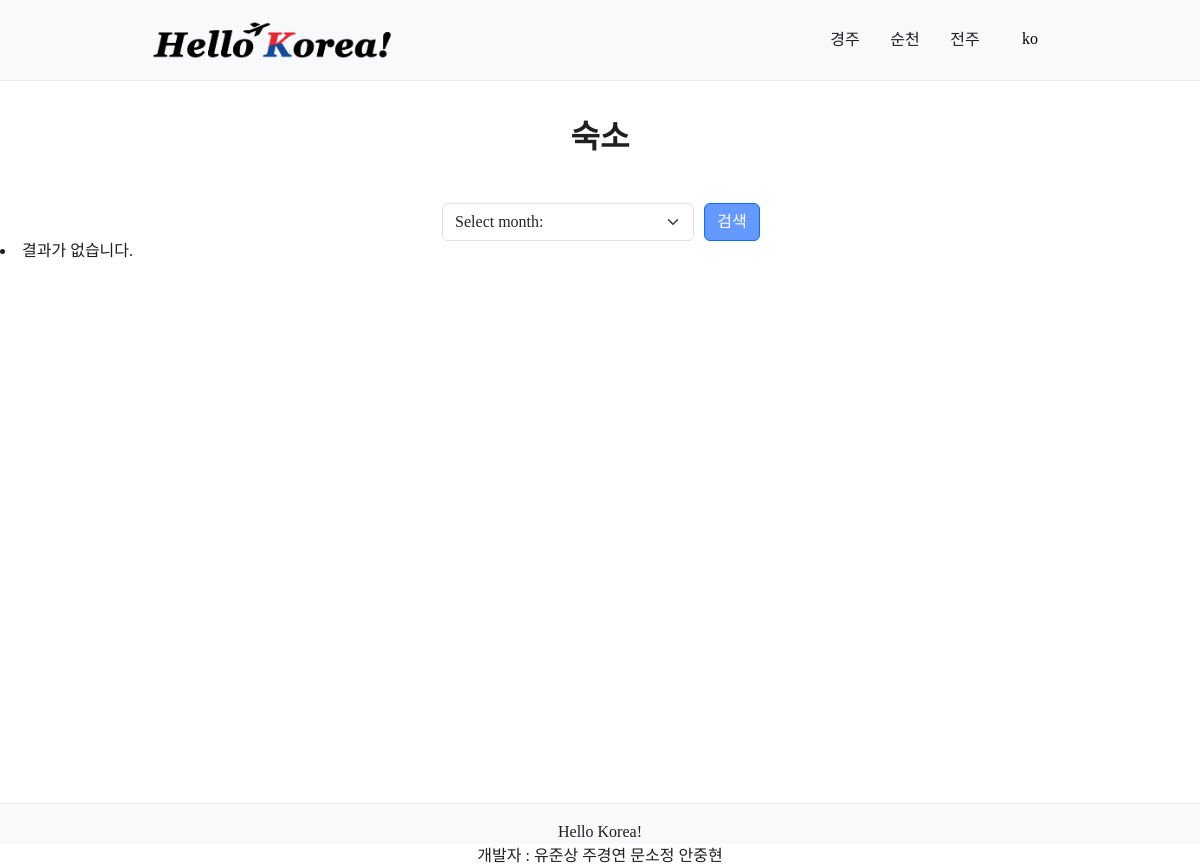
Screenshot of /GyeongJu/Accomodation with the database file from the repository.
### GyeongJu/Accomodation/accomodation_models.py (models this page shows)
class AccomodationForm_model(models.Model):
    lang = models.CharField(max_length=10)
    name = models.CharField(max_length=10)
    no_results_text = models.CharField(max_length=100)
    link_text = models.CharField(max_length=100)
    crawl_button_text = models.CharField(max_length=100)
    search_button_text = models.CharField(max_length=100)
    page_title = models.CharField(max_length=100)

### GyeongJu/Accomodation/accomodation_views.py (the view)
# urls.py: path('GyeongJu/Accomodation', accomodation_views.accomodation_view),
def accomodation_view(request):
    global data
    data = None
    form = Accomodation_Form()
    lang = request.COOKIES.get('user_lang', 'ko')
    form_data = AccomodationForm_model.objects.filter(lang=lang).first()
    if request.method == 'POST':
        selected_month = request.POST.get('month')
        selected_language = request.POST.get('Language')
        action = request.POST.get('action')
        print(selected_month, selected_language, action)
        if action == 'search':
            data = AccomodationInfo.objects.filter(lang=lang, month=selected_month)
        '''form = Accomodation_Form(request.POST)
        if form.is_valid():
            if 'action' in request.POST and request.POST['action'] == 'search':
                selected_month = form.cleaned_data['month']  # 선택된 월을 가져옴
                # 데이터베이스에서 해당 월에 해당하는 항목을 가져옴
                data = AccomodationInfo.objects.filter(lang=test_lang, month=selected_month)'''
    else:
        form = Accomodation_Form()
    return render(request, 'GyeongJu/accomodation_index.html', {'form' : form, 'data': data, 'form_data': form_data})

### GyeongJu/Accomodation/accomodation_forms.py
class Accomodation_Form(forms.Form):
    month = forms.ChoiceField(label='Select date')
    country = forms.ChoiceField(label='Language', choices=[
        ['ko', '한국어'],
        ['en', 'English'],
        ['ja', '日本語'],
        ['zh-tw', '繁體字'],
        ['zh-cn', '簡體字'],
        ['de', 'Deutsch'],
        ['ru', 'русский']
    ])
    def __init__(self, *args, **kwargs):
        super(Accomodation_Form, self).__init__(*args, **kwargs)
        self.fields['month'].choices = create_month_choices()

### GyeongJu/Accomodation/accomodation_forms.py (called while the page is built)
def create_month_choices():
    current_month = datetime.datetime.now().month
    current_year = datetime.datetime.now().year
    month_choices = []
    for i in range(11):  # 현재 달부터 +10개월간
        month = (current_month + i - 1) % 12 + 1
        year_offset = (current_month + i - 1) // 12
        year = current_year + year_offset
        month_choices.append((str(month), f'{year} - {month}'))
    return month_choices

### GyeongJu/templatetags/item.py (called while the page is built)
@register.filter
def return_item(l):
    result = re.search('>(.*?)<', str(l))
    if result:
        extracted_string = result.group(1)
        return extracted_string
    else:
        return None

@register.filter
def return_value(l):
    result = re.search(r'"(.*?)"', str(l))
    if result:
        extracted_string = result.group(1)
        return extracted_string
    else:
        return None

### GyeongJu/templates/GyeongJu/accomodation_index.html (shortened to what this page needs)
<!DOCTYPE html>
<html>
<head>
    {% load static %}
    <link href="https://cdn.jsdelivr.net/npm/bootstrap@5.3.3/dist/css/bootstrap.min.css" rel="stylesheet">
</head>
<body>
    <header class="header">
		<div class="header_inner">
			<h1 class="title">
				<a href="/" class="home_link">
					<img src="{% static 'images/Hello-Korea.png' %}" class="home_img">
				</a>
			</h1>
			<nav class="navbar">
				<div class="toggle">
					<ul class="menu">
						<li class="item" id="gyeongju">
							<strong class="category"><a href="/GyeongJu">경주</a></strong>
						</li>
						<li class="item" id="suncheon">
							<strong class="category"><a href="/SoonCheon">순천</a></strong>
						</li>
						<li class="item" id="jeonju">
							<strong class="category"><a href="/JeonJu">전주</a></strong>
						</li>
						<li class="item" id="language">
								<select name="select_language" id="lang" class="select_lang">
									<option value="ko" id="ko">ko</option>
								</select>
						</li>
					</ul>
				</div>
			</nav>
		</div>
	</header>
    <h2>{{form_data.name}}</h2>
    <form method="post" enctype= "multipart/form-data">
        {% load item %}
        <div class="form_div">
            <select class="form-select" name="month">
                <option selected>Select month:</option>
            </select>
            <button class="btn btn-primary" type="submit" name="action" value="search">{{ form_data.search_button_text }}</button>
        </div>
    </form>
    {% if data %}
    <div class="korean">
            <div class="row">
                {% for item in data %}
                <div class= "col-md-4">
                    <div class="card">
                    <div class="card-body">
                        {% if item.img_src1 %}
                        <img class="card-img-top" src="{{ item.img_src1 }}" alt="{{ item.name }}">
                        {% endif %}
                        <h5 class="card-title">{{ item.name }}</h5>
                        <p class="card-text">{{ item.location }}</p>
                        <p class="card-text"><a href="{{ item.link }}">{{ form_data.link_text }}</a></p>
                        </div>
                    </div>
                </div>
            {% endfor %}
            </div>
        {% else %}
        <li class = "li_class">{{ form_data.no_results_text }}</li>
    {% endif %}
    <footer class="footer">
		<div class="footer_wrap">
			<strong class="title">Hello Korea!</strong>
			<dl class="developer_list">
				<dt>개발자 : </dt>
				<dd>유준상</dd>
				<dd>주경연</dd>
				<dd>문소정</dd>
				<dd>안중현</dd>
			</dl>
		</div>
	</footer>
</body>
</html>

### GyeongJu/static/css/GyeongJu_home.css (style rules this page uses)
html, body { min-height: 100%; height: 100%; font-family: Verdana, Geneva, Tahoma, sans-serif, serif; font-size: 16px; color: #1e1e23; }
.header { position: relative; z-index: 10; padding: 20px; background-color: #f8f9fa; border-bottom: 1px solid #e9ecef; }
.header_inner { display: flex; justify-content: space-between; align-items: center; max-width: 900px; height: 40px; margin: 0 auto; }
.navbar { display: flex; }
.header .title { flex: 0 0 auto; text-align: left; align-items: center; }
.home_link { display: inline-block; width: auto; height: 40px; vertical-align: top; }
.home_img { width: 100%; height: 100%; }
.select_lang { width: 40px; margin-left: 10px; border: 0; background-color: #f8f9fa; font-size: 16px; font-weight: 500; line-height: 30px; text-align: center; appearance: none; outline: none; }
.menu { display: flex; flex: 0 0 auto; margin-left: 30px; justify-content: end; height: 100%; }
.menu .item { position: relative; min-width: 50px; text-align: center; display: flex; justify-content: center; height: 100%; }
.menu .item + .item { margin-left: 10px }
.item .category { width: 40px; border: none; outline: none; text-transform: uppercase; font-weight: 500; line-height: 40px; }
.footer { height: 40px; padding: 20px; background-color: #f8f9fa; border-top: 1px solid #e9ecef; text-align: center; }
.footer_wrap { max-width: 900px; margin: 0 auto; }
.developer_list { margin-top: 8px; }
.developer_list dt { display: inline; }
.developer_list dd { display: inline; }

### GyeongJu/templates/GyeongJu/accomodation_index.html (style rules this page uses)
body { background:#FFFFFF; }
h2 { font-size: xx-large; font-weight: bolder; text-align: center; margin-top: 40px; }
.form_div { width:28vw; margin: 0 auto; height:5vh; margin-top: 50px; }
.form-select { float:left; width:75%; margin-left: 3%; }
.btn { margin-left: 3%; background-color: #649aff; }
.li_class { height: 70vh; }
.select_lang { width: 40px; margin-left: 10px; border: 0; background-color: #f8f9fa; font-size: 16px; font-weight: 500; line-height: 38px; text-align: center; appearance: none; outline: none; }

### rows the page displays
AccomodationForm_model: name "숙소", search_button_text "검색", no_results_text "결과가 없습니다."
